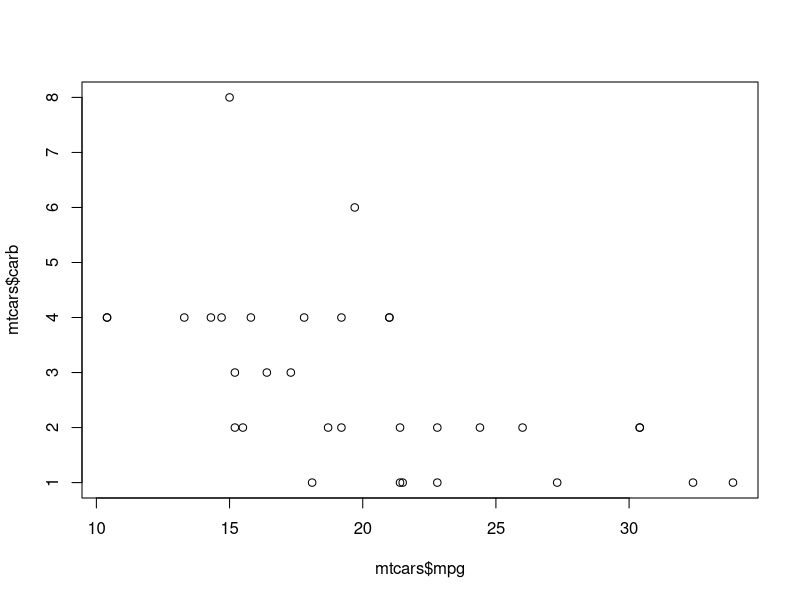
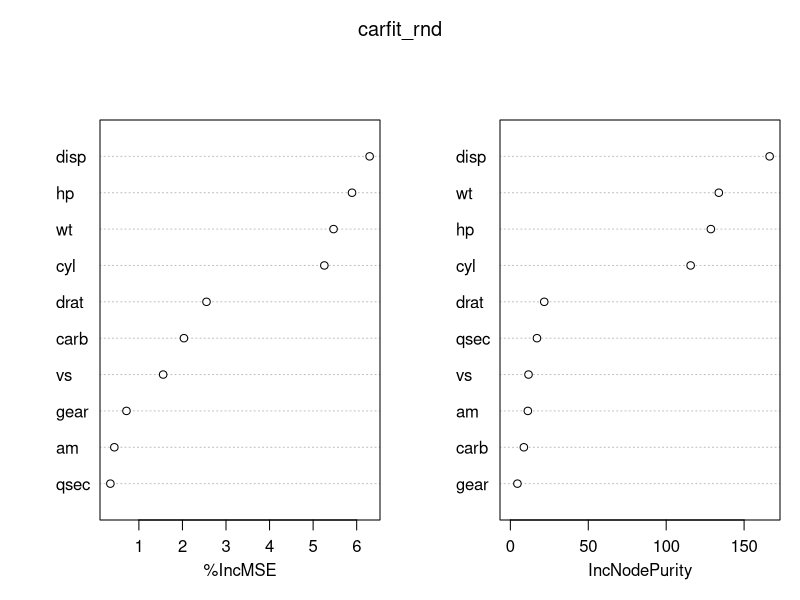
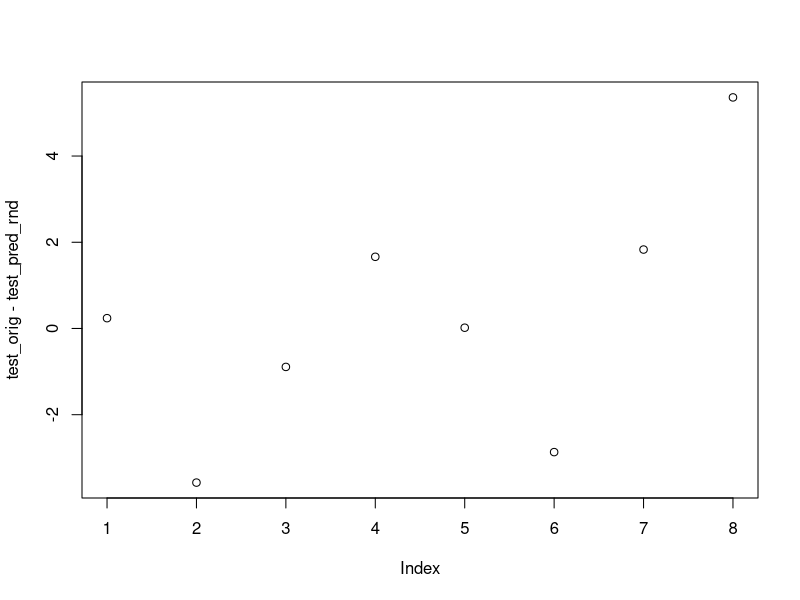

Reproduce these figures in R, in order.
# Script To use the following Decission Tree and Ensemble techniques for simple predictive analytics
# Input: dataSet: R data frame, Predictive analytics applied to first column using the remaining ones
# Output list('Technique'=RMSEAccuracy)

# Play with data
?mtcars
mtcars
plot(mtcars$mpg,mtcars$carb)

#Sample the data set
smp_size <- floor(0.75 * nrow(mtcars))
train_ind <- sample(seq_len(nrow(mtcars)), size = smp_size)
train <- mtcars[train_ind,]
test <- mtcars[-train_ind,]
test_orig <- test$mpg

# Generate formula
f <- as.formula(paste("mpg ~ ",paste(names(train)[-1],collapse = " + ")))
library(rpart)

#build a simple decission tree model
carfit_dt <- rpart(f, data = train, method = "anova")

#Predict using Decission Tree
test_pred_dt <- predict(carfit_dt, test[,-1])

#Calculate accuracy
med <- median(test_orig)
RMSE_dt <- sqrt(mean((test_orig-test_pred_dt)^2))
cat("One Decission True : ", (1-RMSE_dt/med))

#build a random forest model
set.seed(415)
install.packages('randomForest')
library(randomForest)
carfit_rnd <- randomForest(f,data = train,importance=TRUE,ntree=150)

#See the imnportance of each variable
varImpPlot(carfit_rnd)

#predict using rand forest
test_pred_rnd <- predict(carfit_rnd, test[,-1])

test_pred_rnd
test_orig

#Calculate accuracy
med <- median(test_orig)
med <- mean(test_orig)
RMSE_rnd <- sqrt(mean((test_orig-test_pred_rnd)^2))
RMSE_rnd
1-RMSE_rnd/med
plot(test_orig-test_pred_rnd)
names(test_orig) <- names (test_pred_rnd)

